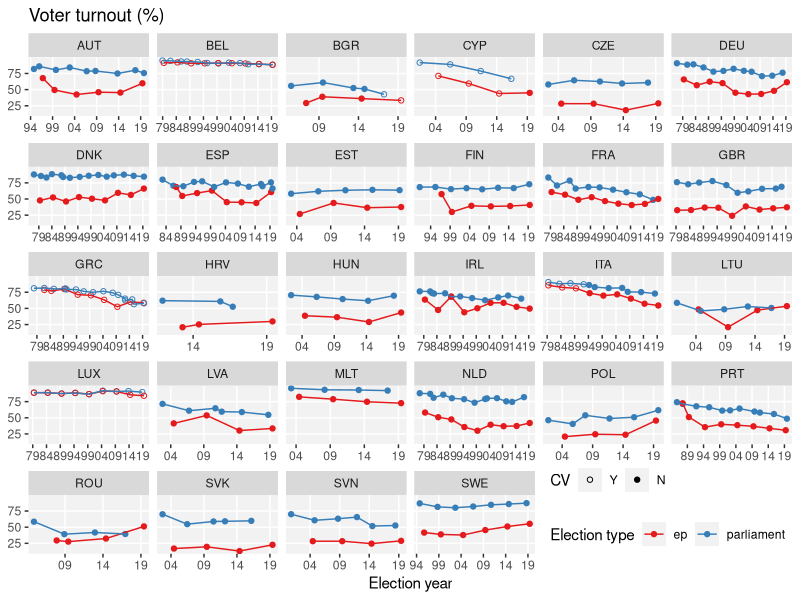
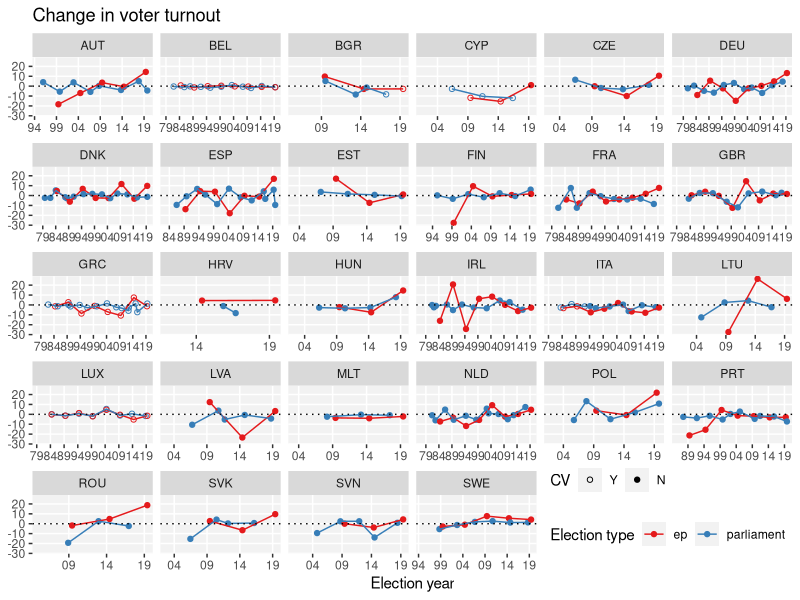
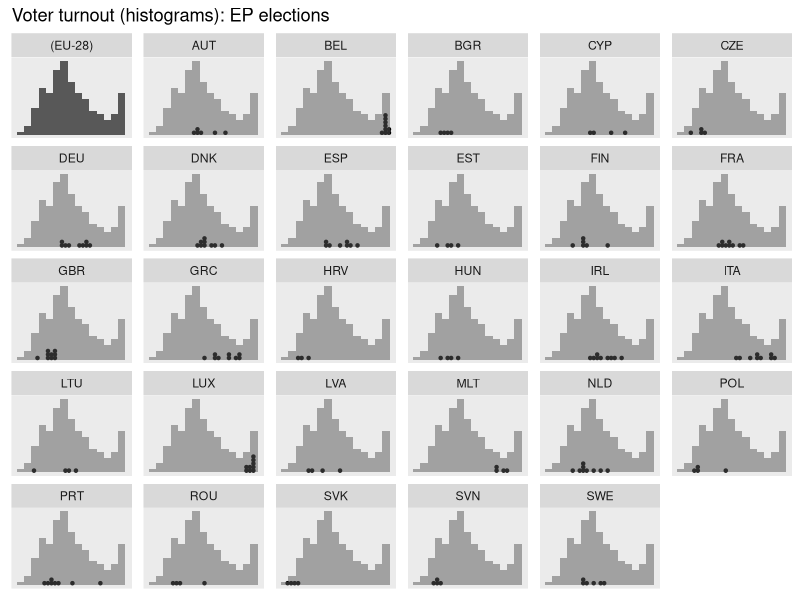
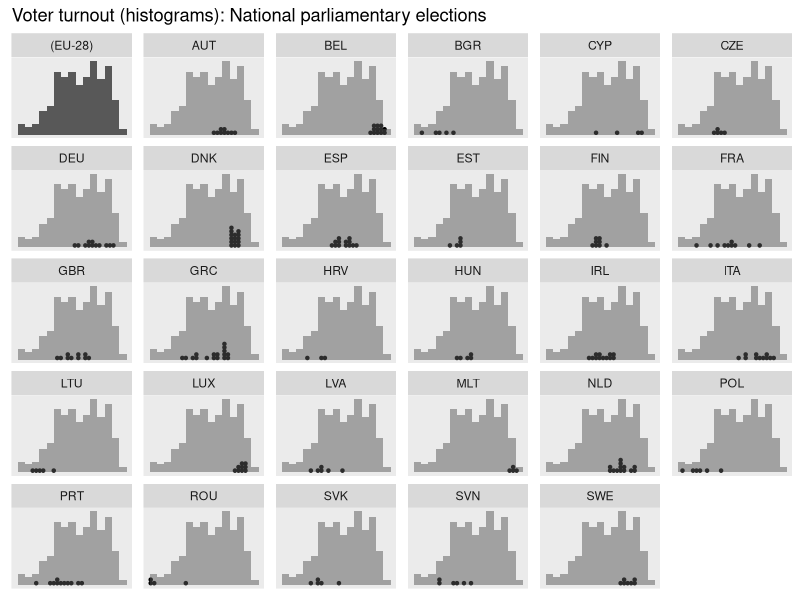
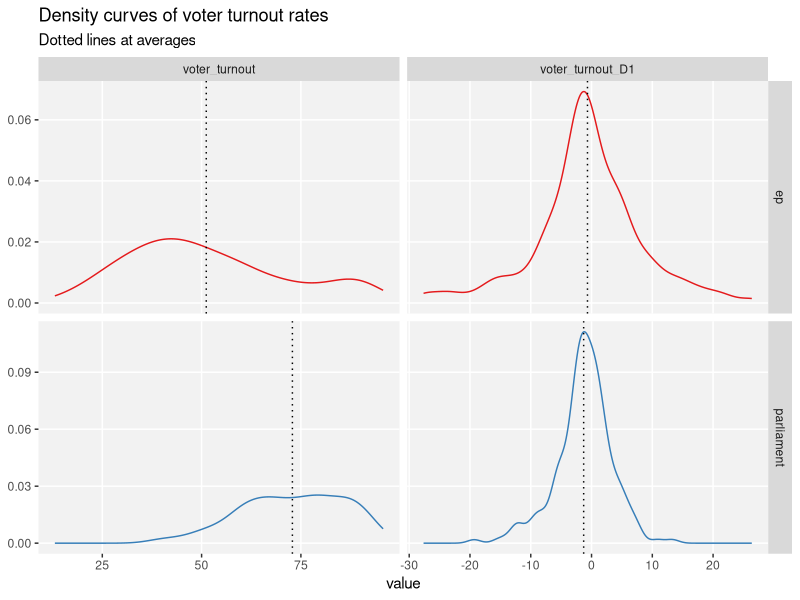
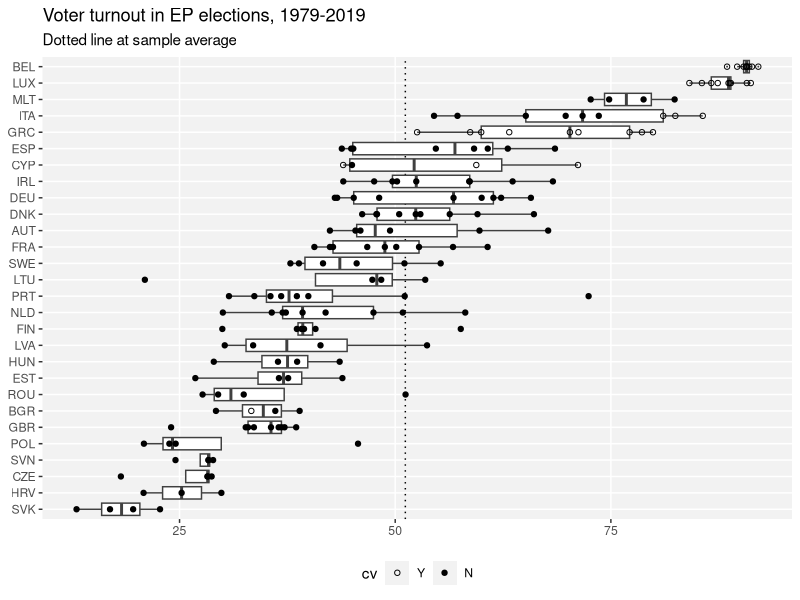
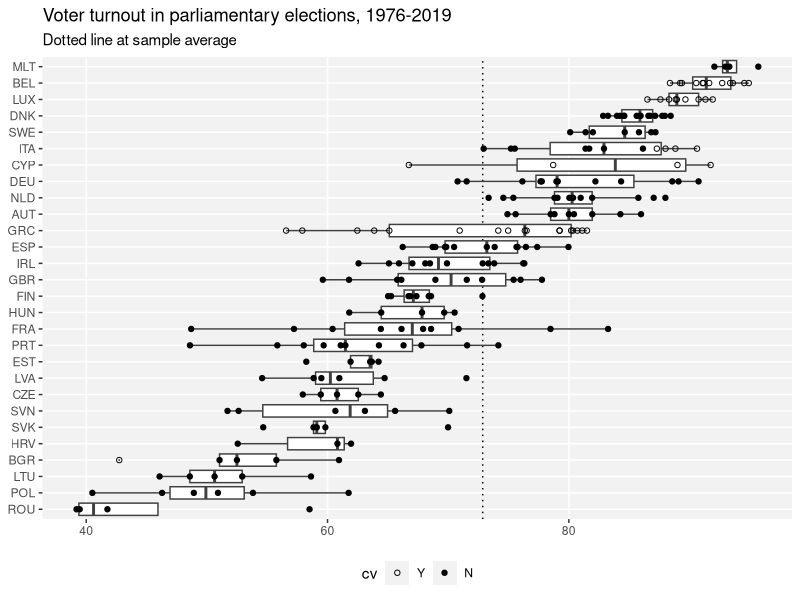
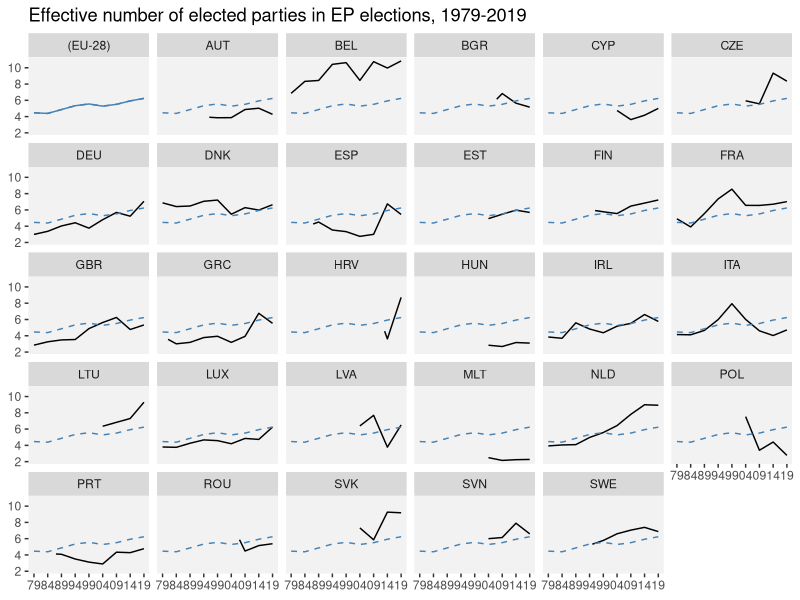

These figures' R source, in order:
library(dplyr)
library(ggplot2)
library(readr)
library(tidyr)

d <- read_tsv("data/elections-parliament-and-ep.tsv") %>% 
  group_by(iso3c, election_type) %>% 
  mutate(
    cv = recode(cv, `1` = "Y", .default = "N", .missing = "NA") %>% 
      factor(levels = c("Y", "N", "NA")),
    # change in voter turnout
    voter_turnout_L1 = dplyr::lag(voter_turnout, 1),
    voter_turnout_D1 = voter_turnout - voter_turnout_L1,
    # for plots showing only main EP election years
    year = as.integer(substr(election_date, 1, 4))
  ) %>% 
  ungroup

# d$voter_turnout_ratio <- 

# synchronized EP elections
e <- c(1979, 1984, 1989, 1994, 1999, 2004, 2009, 2014, 2019) %>% 
  paste0(., "-01-01") %>% 
  as.Date

# ------------------------------------------------------------------------------
# plot themes
# ------------------------------------------------------------------------------

t1 <- theme(
  panel.background = element_rect(fill = "grey95"),
  panel.grid.minor = element_blank(),
  legend.justification = c(1, 0),
  legend.position = c(1, 0),
  legend.direction = "horizontal"
)

# for histograms
t2 <- theme(
  axis.text = element_blank(),
  axis.ticks = element_blank(),
  axis.title = element_blank(),
  panel.grid = element_blank()
)

t3 <- t1 + theme(legend.justification = "center", legend.position = "bottom")

t4 <- t1 + theme(panel.grid = element_blank())

# ------------------------------------------------------------------------------
# turnout rates
# ------------------------------------------------------------------------------

g <- aes(election_date, voter_turnout, color = election_type, shape = cv)
ggplot(d, g) +
  geom_point() +
  geom_line(aes(group = election_type)) +
  scale_color_brewer("Election type", palette = "Set1") +
  scale_shape_manual("CV", values = c("Y" = 21, "N" = 19, "NA" = 4)) +
  scale_x_date(breaks = e, labels = function(x) substr(x, 3, 4)) +
  # scale_y_continuous(labels = scales::percent) +
  facet_wrap(~ iso3c, scales = "free_x") +
  labs(title = "Voter turnout (%)", y = NULL, x = "Election year") +
  t1

ggsave(
  "plots/voter-turnout.pdf",
  width = 10,
  height = 10
)

# ------------------------------------------------------------------------------
# difference (change) in turnout rates
# ------------------------------------------------------------------------------

g <- aes(election_date, voter_turnout_D1, color = election_type, shape = cv)
ggplot(d, g) +
  geom_point() +
  geom_line(aes(group = election_type)) +
  geom_hline(yintercept = 0, lty = "dotted") +
  scale_color_brewer("Election type", palette = "Set1") +
  scale_shape_manual("CV", values = c("Y" = 21, "N" = 19, "NA" = 4)) +
  scale_x_date(breaks = e, labels = function(x) substr(x, 3, 4)) +
  # scale_y_continuous(labels = scales::percent) +
  facet_wrap(~ iso3c, scales = "free_x") +
  labs(title = "Change in voter turnout", y = NULL, x = "Election year") +
  t1

ggsave(
  "plots/voter-turnout-change.pdf",
  width = 10,
  height = 10
)

# ------------------------------------------------------------------------------
# turnout rates :: histograms
# ------------------------------------------------------------------------------

g <- aes(x = voter_turnout) # , color = election_type

# EP elections
x <- filter(d, election_type == "ep")
ggplot(x, g) +
  # by country
  geom_dotplot(method = "histodot") + # , binwidth = .05
  # 'all countries' facet
  geom_histogram(data = mutate(x, iso3c = "(EU-28)"), bins = 15) +
  facet_wrap(~ iso3c, scales = "free_y") +
  # 'all countries' shown in each facet
  geom_histogram(data = select(x, voter_turnout), alpha = 0.5, bins = 15) +
  labs(
    title = "Voter turnout (histograms): EP elections",
    y = NULL
  ) +
  t2

ggsave(
  "plots/voter-turnout-histograms-by-country-ep.pdf",
  width = 10,
  height = 9
)

# national parliamentary elections
x <- filter(d, election_type == "parliament")
ggplot(x, g) +
  # by country
  geom_dotplot(method = "histodot") + # , binwidth = .05
  # 'all countries' facet
  geom_histogram(data = mutate(x, iso3c = "(EU-28)"), bins = 15) +
  facet_wrap(~ iso3c, scales = "free_y") +
  # 'all countries' shown in each facet
  geom_histogram(data = select(x, voter_turnout), alpha = 0.5, bins = 15) +
  labs(
    title = "Voter turnout (histograms): National parliamentary elections",
    y = NULL
  ) +
  t2

ggsave(
  "plots/voter-turnout-histograms-by-country-parliament.pdf",
  width = 10,
  height = 9
)

# ------------------------------------------------------------------------------
# overall density curves
# ------------------------------------------------------------------------------

x <- ungroup(d) %>% 
  select(election_type, voter_turnout, voter_turnout_D1) %>% 
  tidyr::gather(key, value, -election_type)

ggplot(x, aes(x = value, color = election_type)) +
  geom_density() +
  geom_vline(
    data = group_by(x, election_type, key) %>% 
      summarise(mu = mean(value, na.rm = TRUE)),
    aes(xintercept = mu), lty = "dotted"
  ) +
  scale_color_brewer(palette = "Set1") +
  facet_grid(election_type ~ key, scales = "free") +
  guides(color = FALSE) +
  labs(
    title = "Density curves of voter turnout rates",
    subtitle = "Dotted lines at averages",
    y = NULL
  ) +
  t1

ggsave(
  "plots/voter-turnout-densities.pdf",
  width = 6,
  height = 6
)

# ------------------------------------------------------------------------------
# ranked boxplots
# ------------------------------------------------------------------------------

# - avoid faceting because EP and national turnout produce different rankings
# - avoid coloring by CV because CV is mixed in some countries:
g <- aes(reorder(iso3c, voter_turnout), voter_turnout)

# simplify CV at country-election level
x <- group_by(d, iso3c, election_type) %>% 
  summarise(
    n = sum(!is.na(cv)),
    p_cv = sum(as.integer(cv == "Y") / n, na.rm = TRUE)
  )

# special cases, with % of CV elections:
filter(x, p_cv > 0, p_cv < 1)
# - Bulgaria  5 parliament  % CV = 20
# - Italy     9 EP          % CV = 33
# - Italy     11 parliament % CV = 36

# mean turnout for each election type
group_by(d, election_type) %>% 
  summarise(mu = mean(voter_turnout, na.rm = TRUE))

# [1] ep
x <- filter(d, election_type == "ep")
ggplot(x, g) +
  geom_hline(
    aes(yintercept = mean(x$voter_turnout, na.rm = TRUE)),
    lty = "dotted"
  ) +
  geom_boxplot(outlier.size = 0, color = "grey25") +
  geom_point(aes(shape = cv)) +
  coord_flip() +
  scale_shape_manual(values = c("Y" = 21, "N" = 19, "NA" = 4)) +
  labs(
    x = NULL,
    y = NULL,
    title = paste(
      "Voter turnout in EP elections,",
      paste0(range(x$year), collapse = "-")
    ),
    subtitle = "Dotted line at sample average"
  ) +
  t3

ggsave(
  "plots/voter-turnout-boxplots-ep.pdf",
  width = 9,
  height = 9
)

# [2] parliaments
x <- filter(d, election_type == "parliament")
ggplot(x, g) +
  geom_hline(
    aes(yintercept = mean(x$voter_turnout, na.rm = TRUE)),
    lty = "dotted"
  ) +
  geom_boxplot(outlier.size = 0, color = "grey25") +
  geom_point(aes(shape = cv)) +
  coord_flip() +
  scale_shape_manual(values = c("Y" = 21, "N" = 19, "NA" = 4)) +
  labs(
    x = NULL,
    y = NULL,
    title = paste(
      "Voter turnout in parliamentary elections,",
      paste0(range(x$year), collapse = "-")
    ),
    subtitle = "Dotted line at sample average"
  ) +
  t3

ggsave(
  "plots/voter-turnout-boxplots-parliament.pdf",
  width = 9,
  height = 9
)

# [NOTE] not looking at boxplots for change in voter turnout,
#        makes little sense (all centered round zero, see densities)

# ------------------------------------------------------------------------------
# Effective number of parties
# ------------------------------------------------------------------------------

# EU-28 means
x <- group_by(d, year) %>%
  filter(election_type == "ep") %>%
  summarise(n = n(), enp_votes = mean(enp_votes)) %>% 
  filter(n > 2, !is.na(enp_votes)) %>% 
  mutate(iso3c = "(EU-28)")

ggplot(filter(d, election_type == "ep"), aes(year, enp_votes)) +
  # by country
  geom_line() +
  # 'all countries' facet
  geom_line(data = x, color = "steelblue") +
  facet_wrap(~ iso3c) +
  # 'all countries' shown in each facet
  geom_line(data = select(x, -iso3c), color = "steelblue", lty = "dashed") +
  scale_y_continuous() +
  scale_x_continuous(
    breaks = as.integer(substr(e, 1, 4)),
    labels = function(x) substr(x, 3, 4)
  ) +
  labs(
    title = "Effective number of elected parties in EP elections, 1979-2019",
    x = NULL,
    y = NULL
  ) +
  t4

ggsave(
  "plots/enp_votes.pdf",
  width = 11,
  height = 9
)

# ------------------------------------------------------------------------------
# Effective number of parties
# ------------------------------------------------------------------------------

# EU-28 means
x <- group_by(d, year) %>%
  filter(election_type == "ep") %>%
  summarise(n = n(), comp12 = mean(comp12)) %>% 
  filter(n > 2, !is.na(comp12)) %>% 
  mutate(iso3c = "(EU-28)")

ggplot(filter(d, election_type == "ep"), aes(year, comp12)) +
  # by country
  geom_line() +
  # 'all countries' facet
  geom_line(data = x, color = "steelblue") +
  facet_wrap(~ iso3c) +
  # 'all countries' shown in each facet
  geom_line(data = select(x, -iso3c), color = "steelblue", lty = "dashed") +
  scale_y_continuous() +
  scale_x_continuous(
    breaks = as.integer(substr(e, 1, 4)),
    labels = function(x) substr(x, 3, 4)
  ) +
  labs(
    title = "Electoral competitiveness in EP elections, 1979-2019",
    x = NULL,
    y = NULL
  ) +
  t4

ggsave(
  "plots/comp12.pdf",
  width = 11,
  height = 9
)

# have a nice day
